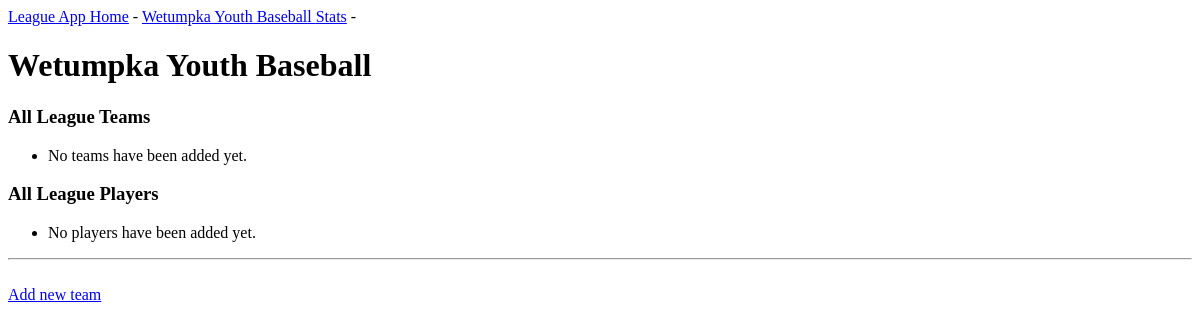
/league/, run on an earlier commit of the app's database.
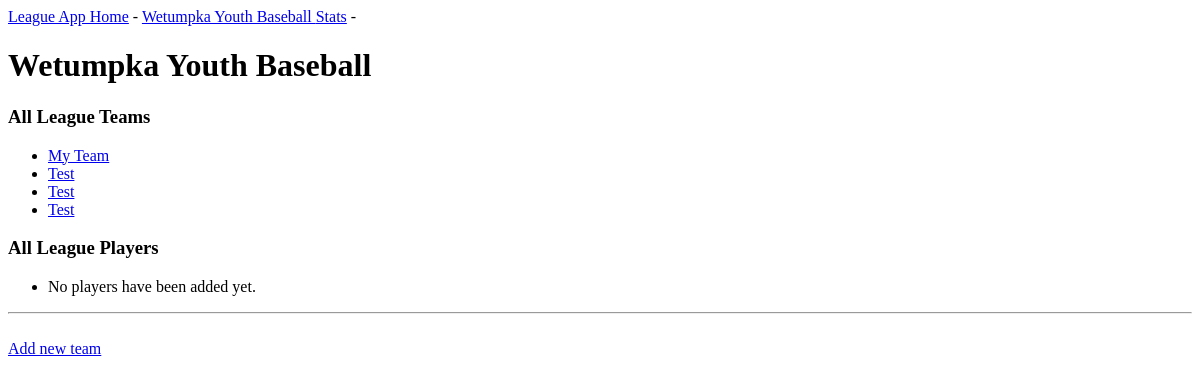
And on a later commit of the database.
### League_App/models.py (models this page shows, shortened)
class Team(models.Model):
    team_name = models.CharField(max_length=200, default="My Team")
    league = models.ForeignKey(League, related_name='league', default=None, on_delete=models.CASCADE)
    wins = models.IntegerField(default=0)
    losses = models.IntegerField(default=0)
    games_played = models.IntegerField(default=0)
    class Meta:
        verbose_name_plural = 'teams'

### League_App/views.py (the view)
# urls.py: path('league/', views.league, name='league'),
def league(request):
    league_obj = League.objects.get()
    all_teams_obj = Team.objects.order_by('team_name')
    all_players = Player.objects.order_by('last_name')
    context = {'league': league_obj,
               'all_teams': all_teams_obj,
               'all_players': all_players}
    return render(request, 'League_App/league.html', context)

### League_App/templates/League_App/league.html (shortened to what this page needs)
{% extends "League_App/base.html" %}
{% block content %}
    <h1>{{ league.league_name }}</h1>
    <h3>All League Teams</h3>
    <ul>
        {% for team in all_teams %}
            <li>
                <a href="{% url 'League_App:team' team.id %}">{{ team.team_name }}</a>
            </li>
        {% empty %}
            <li> No teams have been added yet.</li>
        {% endfor %}
    </ul>
    <h3>All League Players</h3>
        <ul>
        {% for player in all_players %}
            <li>
                <a href="{% url 'League_App:player' player.id %}">{{ player.full_name }}</a>
            </li>
        {% empty %}
            <li> No players have been added yet.</li>
        {% endfor %}
    </ul>
    <hr/>
    <a href="{% url 'League_App:new_team' league.id%}">Add new team</a>
{%  endblock content %}

What changed in the data, as far as the page shows it:
added Team: team_name "My Team"
added Team: team_name "Test"
added Team: team_name "Test"
added Team: team_name "Test"
Also different on the page:
text no longer shown: "No teams have been added yet."
